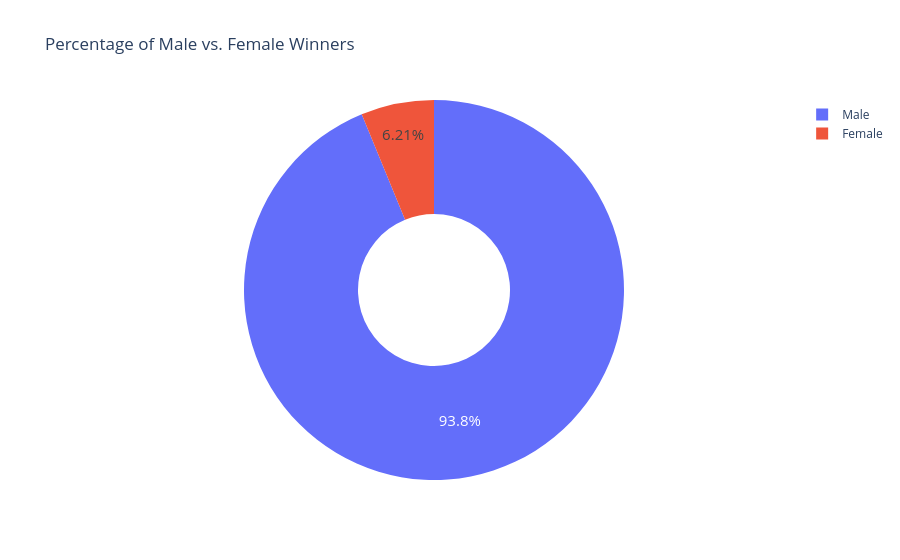

Notebook code for this chart:
### Code cell
fig = px.pie(
    biology,
    values=biology.values,
    title="Percentage of Male vs. Female Winners",
    names=biology.index,
    hole=0.4
)
fig.update_traces(textposition='inside',textfont_size=15,textinfo='percent')
fig.show()

### Figure 1 — Plotly figure (JSON) as saved in the notebook; plotly's stock layout.template omitted (floating-point values rounded to 4 significant figures)
{"data": [{"domain": {"x": [0.0, 1.0], "y": [0.0, 1.0]}, "hole": 0.4, "hovertemplate": "label=%{label}<br>value=%{value}<extra></extra>", "labels": ["Male", "Female"], "legendgroup": "", "name": "", "showlegend": true, "values": [876, 58], "type": "pie", "textfont": {"size": 15}, "textinfo": "percent", "textposition": "inside"}], "layout": {"legend": {"tracegroupgap": 0}, "title": {"text": "Percentage of Male vs. Female Winners"}}}
